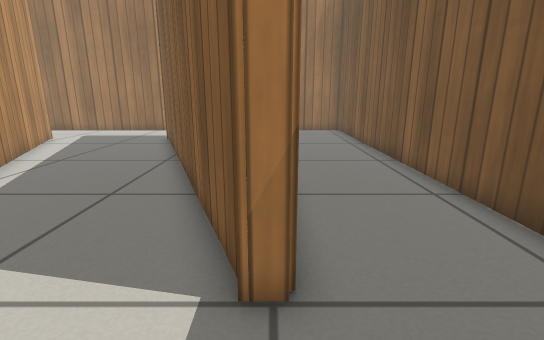
view 1 (above)

16 first-person views from a walk through a Gazebo world. The camera is 0.59 m above the floor, tilts 14° down and sees 85° across. The floor is counted in squares, 0.25 m on a side. Each view is taken from the middle of a square. On the plan, view 1 faces up. The plan holds only what a view shows up to about 18 squares ahead; the rest is blank. Simple patterns stand in for the simulator's built-in surfaces.

view 2
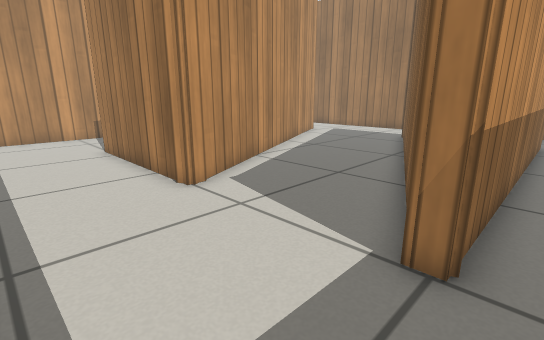

view 3
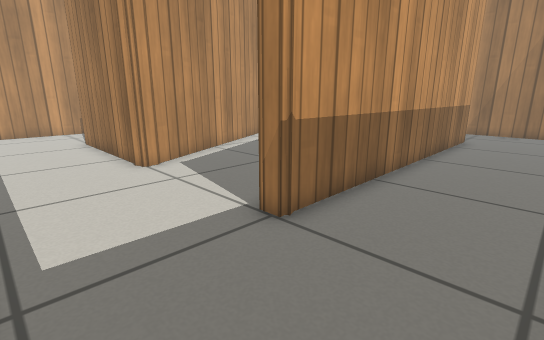

view 4
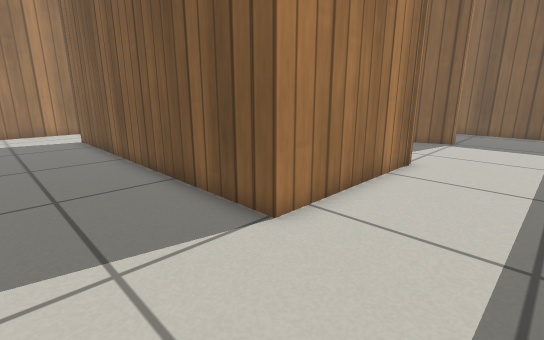

view 5
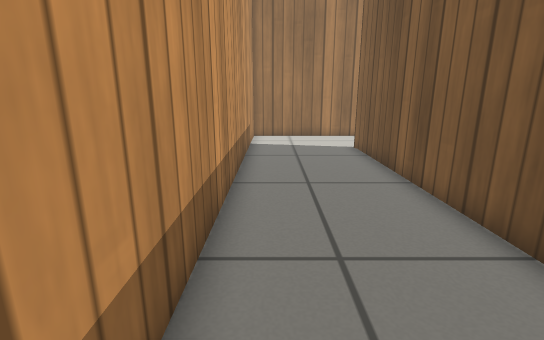

view 6
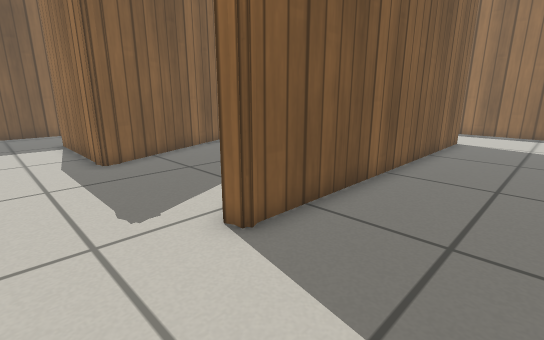

view 7
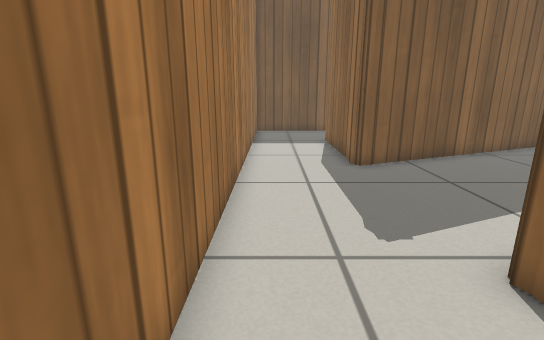

view 8
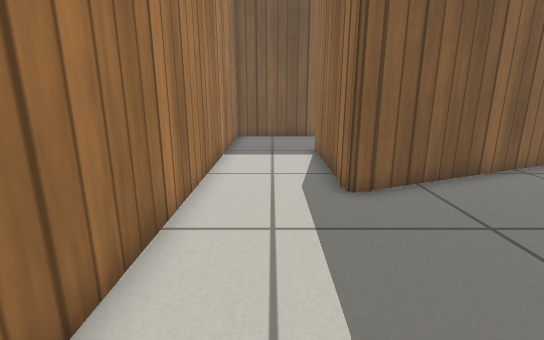

view 9
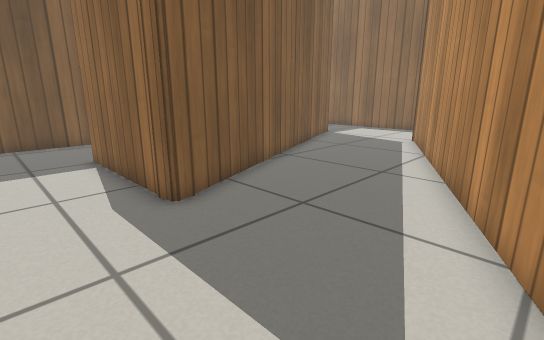

view 10
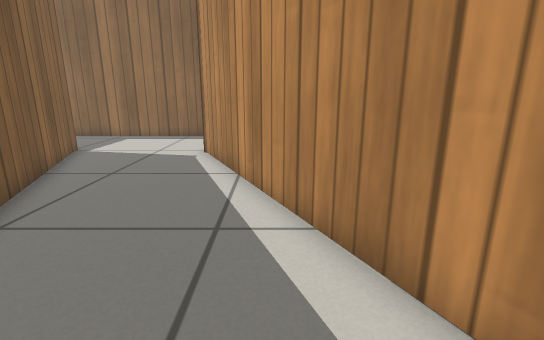

view 11
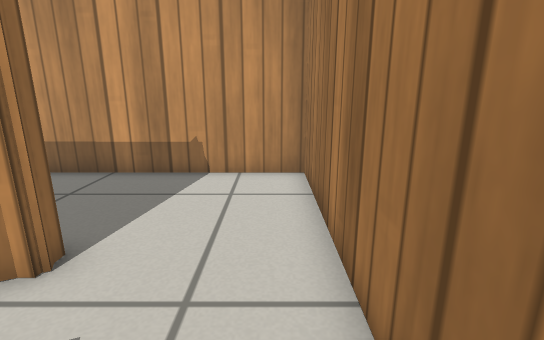

view 12
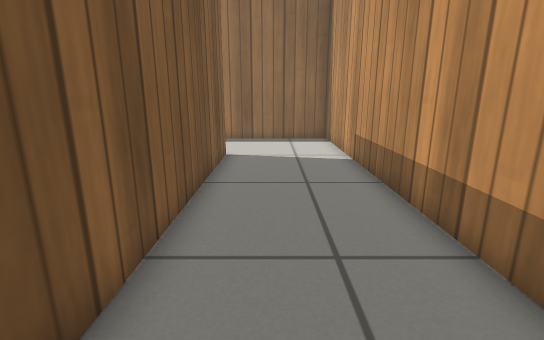

view 13
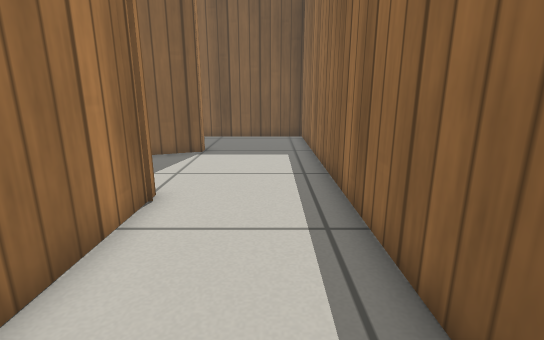

view 14
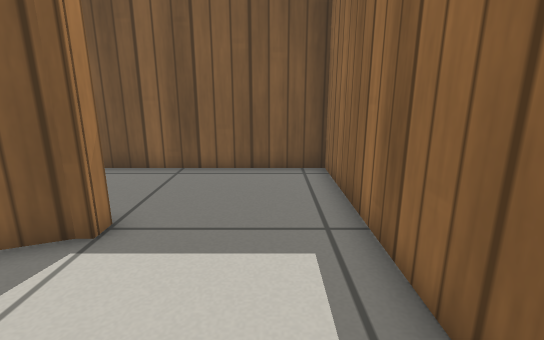

view 15
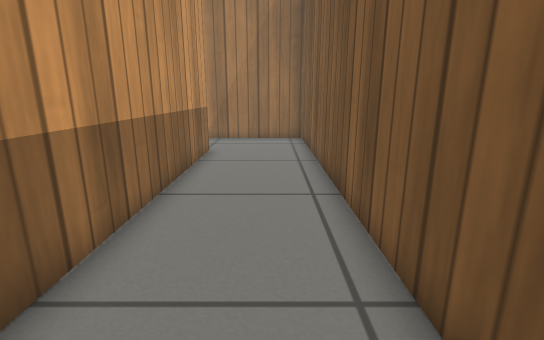

view 16
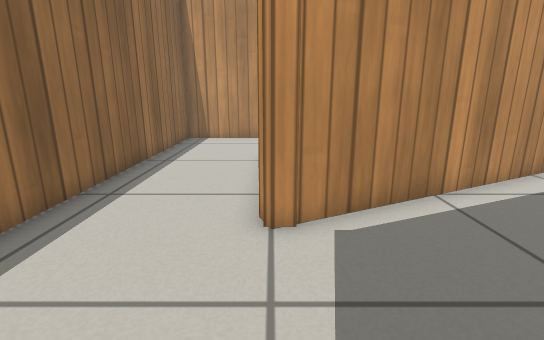

### Floor plan
Ten units are one square. View 1 is at (0, 0); x grows to the right and y downward. Boxes are objects, and circles mark ways between rooms. Rooms are numbered by the first view taken in them; rooms with no view inside come last. Other rooms are left out.
<svg viewBox="-186 -215 238 238">
<path fill="none" stroke="#000" d="M-61 -35 -61 -30 -66 -27M-61 -28 -131 -28 -131 -168M2 -171 2 -30 -3 -30 -15 -60M-134 -210 -181 -210 -181 18 47 18 47 -210 15 -210M-59 -164 -59 -170 -53 -172M-59 -171 2 -171M-131 -167 -128 -168 -126 -168 -60 -30M-15 -60 -59 -169M15 -210 -134 -210"/>
<circle cx="-125" cy="-190" r="3" fill="#2a7"/>
<circle cx="-40" cy="-50" r="3" fill="#2a7"/>
<circle cx="7" cy="-190" r="3" fill="#2a7"/>
<text x="-40" y="-40">1</text>
<text x="-70" y="-140">2</text>
</svg>
Room 1 opens to room 2.

Where each view was taken, in squares from view 1:
view 1: 0 up, 0 right, facing up
view 2: 1 down, 1 right, facing up-left
view 3: 1 down, 4 right, facing up-left
view 4: 1 down, 17 left, facing up-right
view 5: 3 up, 17 left, facing up
view 6: 20 up, 17 left, facing down-right
view 7: 20 up, 16 left, facing right
view 8: 19 up, 13 left, facing right
view 9: 20 up, 12 left, facing down-right
view 10: 16 up, 9 left, facing down
view 11: 20 up, 9 left, facing left
view 12: 15 up, 15 left, facing down
view 13: 0 up, 13 left, facing right
view 14: 0 up, 5 left, facing right
view 15: 4 up, 3 right, facing up
view 16: 3 up, 1 left, facing left
